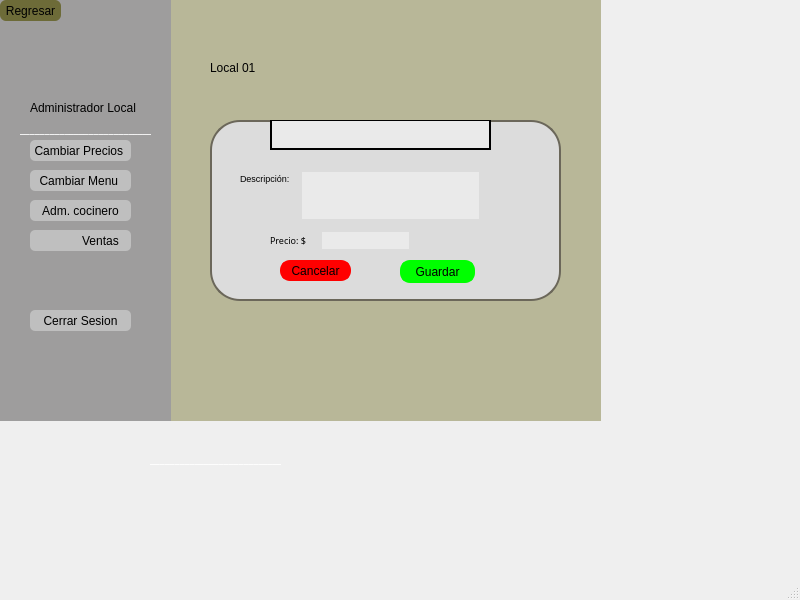
<?xml version="1.0" encoding="UTF-8"?>
<ui version="4.0">
 <class>MainWindow</class>
 <widget class="QMainWindow" name="MainWindow">
  <property name="geometry">
   <rect>
    <x>0</x>
    <y>0</y>
    <width>800</width>
    <height>600</height>
   </rect>
  </property>
  <property name="windowTitle">
   <string>MainWindow</string>
  </property>
  <widget class="QWidget" name="centralwidget">
   <widget class="QWidget" name="widget_10" native="true">
    <property name="geometry">
     <rect>
      <x>0</x>
      <y>0</y>
      <width>601</width>
      <height>421</height>
     </rect>
    </property>
    <property name="styleSheet">
     <string notr="true">background-color: rgb(184, 183, 152);
</string>
    </property>
    <widget class="QWidget" name="widget_14" native="true">
     <property name="geometry">
      <rect>
       <x>0</x>
       <y>0</y>
       <width>171</width>
       <height>451</height>
      </rect>
     </property>
     <property name="styleSheet">
      <string notr="true">background-color: rgb(158, 157, 157);
</string>
     </property>
     <widget class="QLabel" name="label_46">
      <property name="geometry">
       <rect>
        <x>50</x>
        <y>30</y>
        <width>71</width>
        <height>71</height>
       </rect>
      </property>
      <property name="mouseTracking">
       <bool>false</bool>
      </property>
      <property name="autoFillBackground">
       <bool>false</bool>
      </property>
      <property name="styleSheet">
       <string notr="true">border-radius: 10px;</string>
      </property>
      <property name="text">
       <string/>
      </property>
      <property name="pixmap">
       <pixmap>../Imagenes proyecto/administradorlocal.png</pixmap>
      </property>
      <property name="scaledContents">
       <bool>true</bool>
      </property>
      <property name="wordWrap">
       <bool>false</bool>
      </property>
      <property name="openExternalLinks">
       <bool>false</bool>
      </property>
     </widget>
     <widget class="QLabel" name="label_47">
      <property name="geometry">
       <rect>
        <x>30</x>
        <y>100</y>
        <width>111</width>
        <height>16</height>
       </rect>
      </property>
      <property name="styleSheet">
       <string notr="true">font: 87 7pt &quot;Arial Black&quot;;</string>
      </property>
      <property name="text">
       <string>Administrador Local</string>
      </property>
     </widget>
     <widget class="QPushButton" name="pushButton_30">
      <property name="geometry">
       <rect>
        <x>30</x>
        <y>140</y>
        <width>101</width>
        <height>21</height>
       </rect>
      </property>
      <property name="styleSheet">
       <string notr="true">border-radius: 5px;
font: 87 5pt &quot;Arial Black&quot;;
background-color: rgb(191, 191, 191);</string>
      </property>
      <property name="text">
       <string>Cambiar Precios </string>
      </property>
      <property name="icon">
       <iconset>
        <normaloff>../Imagenes proyecto/precio.svg</normaloff>../Imagenes proyecto/precio.svg</iconset>
      </property>
     </widget>
     <widget class="QPushButton" name="pushButton_31">
      <property name="geometry">
       <rect>
        <x>30</x>
        <y>170</y>
        <width>101</width>
        <height>21</height>
       </rect>
      </property>
      <property name="styleSheet">
       <string notr="true">border-radius: 5px;
font: 87 5pt &quot;Arial Black&quot;;
background-color: rgb(191, 191, 191);</string>
      </property>
      <property name="text">
       <string>Cambiar Menu </string>
      </property>
      <property name="icon">
       <iconset>
        <normaloff>../../../Downloads/cambiarmenu.svg</normaloff>../../../Downloads/cambiarmenu.svg</iconset>
      </property>
     </widget>
     <widget class="QPushButton" name="pushButton_32">
      <property name="geometry">
       <rect>
        <x>30</x>
        <y>200</y>
        <width>101</width>
        <height>21</height>
       </rect>
      </property>
      <property name="styleSheet">
       <string notr="true">border-radius: 5px;
font: 87 5pt &quot;Arial Black&quot;;
background-color: rgb(191, 191, 191);</string>
      </property>
      <property name="text">
       <string>Adm. cocinero</string>
      </property>
      <property name="icon">
       <iconset>
        <normaloff>../Imagenes proyecto/Ad.cocinero.svg</normaloff>../Imagenes proyecto/Ad.cocinero.svg</iconset>
      </property>
     </widget>
     <widget class="QPushButton" name="pushButton_33">
      <property name="geometry">
       <rect>
        <x>30</x>
        <y>230</y>
        <width>101</width>
        <height>21</height>
       </rect>
      </property>
      <property name="styleSheet">
       <string notr="true">border-radius: 5px;
font: 87 5pt &quot;Arial Black&quot;;
background-color: rgb(191, 191, 191);</string>
      </property>
      <property name="text">
       <string>            Ventas</string>
      </property>
      <property name="icon">
       <iconset>
        <normaloff>../Imagenes proyecto/opcion2precio.svg</normaloff>../Imagenes proyecto/opcion2precio.svg</iconset>
      </property>
     </widget>
     <widget class="QPushButton" name="pushButton_34">
      <property name="geometry">
       <rect>
        <x>30</x>
        <y>310</y>
        <width>101</width>
        <height>21</height>
       </rect>
      </property>
      <property name="styleSheet">
       <string notr="true">border-radius: 5px;
font: 87 5pt &quot;Arial Black&quot;;
background-color: rgb(191, 191, 191);</string>
      </property>
      <property name="text">
       <string>Cerrar Sesion</string>
      </property>
      <property name="icon">
       <iconset>
        <normaloff>../Imagenes proyecto/cerrarsesion.svg</normaloff>../Imagenes proyecto/cerrarsesion.svg</iconset>
      </property>
     </widget>
     <widget class="QPushButton" name="pushButton_38">
      <property name="geometry">
       <rect>
        <x>0</x>
        <y>0</y>
        <width>61</width>
        <height>21</height>
       </rect>
      </property>
      <property name="styleSheet">
       <string notr="true">border-radius: 6px;
font: 7pt &quot;MS Shell Dlg 2&quot;;
font: 87 5pt &quot;Arial Black&quot;;
background-color: rgb(109, 107, 56);
</string>
      </property>
      <property name="text">
       <string>Regresar</string>
      </property>
      <property name="icon">
       <iconset>
        <normaloff>../Imagenes proyecto/regresar.svg</normaloff>../Imagenes proyecto/regresar.svg</iconset>
      </property>
     </widget>
     <widget class="QLabel" name="label_2">
      <property name="geometry">
       <rect>
        <x>20</x>
        <y>120</y>
        <width>131</width>
        <height>16</height>
       </rect>
      </property>
      <property name="font">
       <font>
        <family>Arial Black</family>
        <weight>75</weight>
        <bold>true</bold>
       </font>
      </property>
      <property name="styleSheet">
       <string notr="true">border: none;
color: #FFFFFF;</string>
      </property>
      <property name="text">
       <string>______________________________</string>
      </property>
     </widget>
    </widget>
    <widget class="QLabel" name="label_48">
     <property name="geometry">
      <rect>
       <x>330</x>
       <y>10</y>
       <width>71</width>
       <height>71</height>
      </rect>
     </property>
     <property name="styleSheet">
      <string notr="true">border-radius: 10px;</string>
     </property>
     <property name="text">
      <string/>
     </property>
     <property name="pixmap">
      <pixmap>../../../logo.png</pixmap>
     </property>
     <property name="scaledContents">
      <bool>true</bool>
     </property>
    </widget>
    <widget class="QLabel" name="label_50">
     <property name="geometry">
      <rect>
       <x>210</x>
       <y>60</y>
       <width>61</width>
       <height>16</height>
      </rect>
     </property>
     <property name="styleSheet">
      <string notr="true">font: 87 9pt &quot;Arial Black&quot;;</string>
     </property>
     <property name="text">
      <string>Local 01</string>
     </property>
    </widget>
    <widget class="QWidget" name="widget_5" native="true">
     <property name="geometry">
      <rect>
       <x>210</x>
       <y>120</y>
       <width>351</width>
       <height>181</height>
      </rect>
     </property>
     <property name="styleSheet">
      <string notr="true">background-color: rgb(255, 255, 255);
background-color: rgb(220, 220, 220);
border: 2px solid #6B675A;
border-radius: 30px;</string>
     </property>
     <widget class="QLabel" name="label_14">
      <property name="geometry">
       <rect>
        <x>60</x>
        <y>-1</y>
        <width>221</width>
        <height>31</height>
       </rect>
      </property>
      <property name="styleSheet">
       <string notr="true">background-color: rgb(234, 234, 234);
border-color: rgb(0, 0, 0);</string>
      </property>
      <property name="text">
       <string/>
      </property>
     </widget>
     <widget class="QLabel" name="label_36">
      <property name="geometry">
       <rect>
        <x>30</x>
        <y>50</y>
        <width>51</width>
        <height>16</height>
       </rect>
      </property>
      <property name="font">
       <font>
        <family>MS Shell Dlg 2</family>
        <pointsize>7</pointsize>
        <weight>50</weight>
        <italic>false</italic>
        <bold>false</bold>
       </font>
      </property>
      <property name="styleSheet">
       <string notr="true">border:none;
font: 7pt &quot;MS Shell Dlg 2&quot;;</string>
      </property>
      <property name="text">
       <string>Descripción:</string>
      </property>
     </widget>
     <widget class="QLabel" name="label_15">
      <property name="geometry">
       <rect>
        <x>90</x>
        <y>50</y>
        <width>181</width>
        <height>51</height>
       </rect>
      </property>
      <property name="styleSheet">
       <string notr="true">background-color: rgb(234, 234, 234);
border-color: rgb(220, 220, 220);
</string>
      </property>
      <property name="text">
       <string/>
      </property>
     </widget>
     <widget class="QLabel" name="label_32">
      <property name="geometry">
       <rect>
        <x>60</x>
        <y>110</y>
        <width>51</width>
        <height>20</height>
       </rect>
      </property>
      <property name="font">
       <font>
        <family>Arial Black</family>
        <pointsize>7</pointsize>
        <weight>50</weight>
        <italic>false</italic>
        <bold>false</bold>
       </font>
      </property>
      <property name="styleSheet">
       <string notr="true">border:none;
font:  7pt &quot;Arial Black&quot;;</string>
      </property>
      <property name="text">
       <string>Precio: $</string>
      </property>
     </widget>
     <widget class="QLabel" name="label_18">
      <property name="geometry">
       <rect>
        <x>110</x>
        <y>110</y>
        <width>91</width>
        <height>21</height>
       </rect>
      </property>
      <property name="styleSheet">
       <string notr="true">background-color: rgb(234, 234, 234);
border-color: rgb(220, 220, 220);
</string>
      </property>
      <property name="text">
       <string/>
      </property>
     </widget>
     <widget class="QPushButton" name="pushButton">
      <property name="geometry">
       <rect>
        <x>70</x>
        <y>140</y>
        <width>71</width>
        <height>21</height>
       </rect>
      </property>
      <property name="styleSheet">
       <string notr="true">background-color: rgb(255, 0, 0);
border-color: rgb(255, 0, 0);
border-radius:10px;</string>
      </property>
      <property name="text">
       <string>Cancelar</string>
      </property>
     </widget>
     <widget class="QPushButton" name="pushButton_2">
      <property name="geometry">
       <rect>
        <x>190</x>
        <y>140</y>
        <width>75</width>
        <height>23</height>
       </rect>
      </property>
      <property name="styleSheet">
       <string notr="true">border-radius:10px;
background-color: rgb(0, 255, 0);
border-color: rgb(0, 255, 0);</string>
      </property>
      <property name="text">
       <string>Guardar</string>
      </property>
     </widget>
     <zorder>label_36</zorder>
     <zorder>label_14</zorder>
     <zorder>label_15</zorder>
     <zorder>label_32</zorder>
     <zorder>label_18</zorder>
     <zorder>pushButton</zorder>
     <zorder>pushButton_2</zorder>
    </widget>
   </widget>
   <widget class="QLabel" name="label_4">
    <property name="geometry">
     <rect>
      <x>150</x>
      <y>450</y>
      <width>131</width>
      <height>16</height>
     </rect>
    </property>
    <property name="font">
     <font>
      <family>Arial Black</family>
      <weight>75</weight>
      <bold>true</bold>
     </font>
    </property>
    <property name="styleSheet">
     <string notr="true">border: none;
color: #FFFFFF;</string>
    </property>
    <property name="text">
     <string>______________________________</string>
    </property>
   </widget>
  </widget>
  <widget class="QMenuBar" name="menubar">
   <property name="geometry">
    <rect>
     <x>0</x>
     <y>0</y>
     <width>800</width>
     <height>21</height>
    </rect>
   </property>
  </widget>
  <widget class="QStatusBar" name="statusbar"/>
 </widget>
 <resources/>
 <connections/>
</ui>
